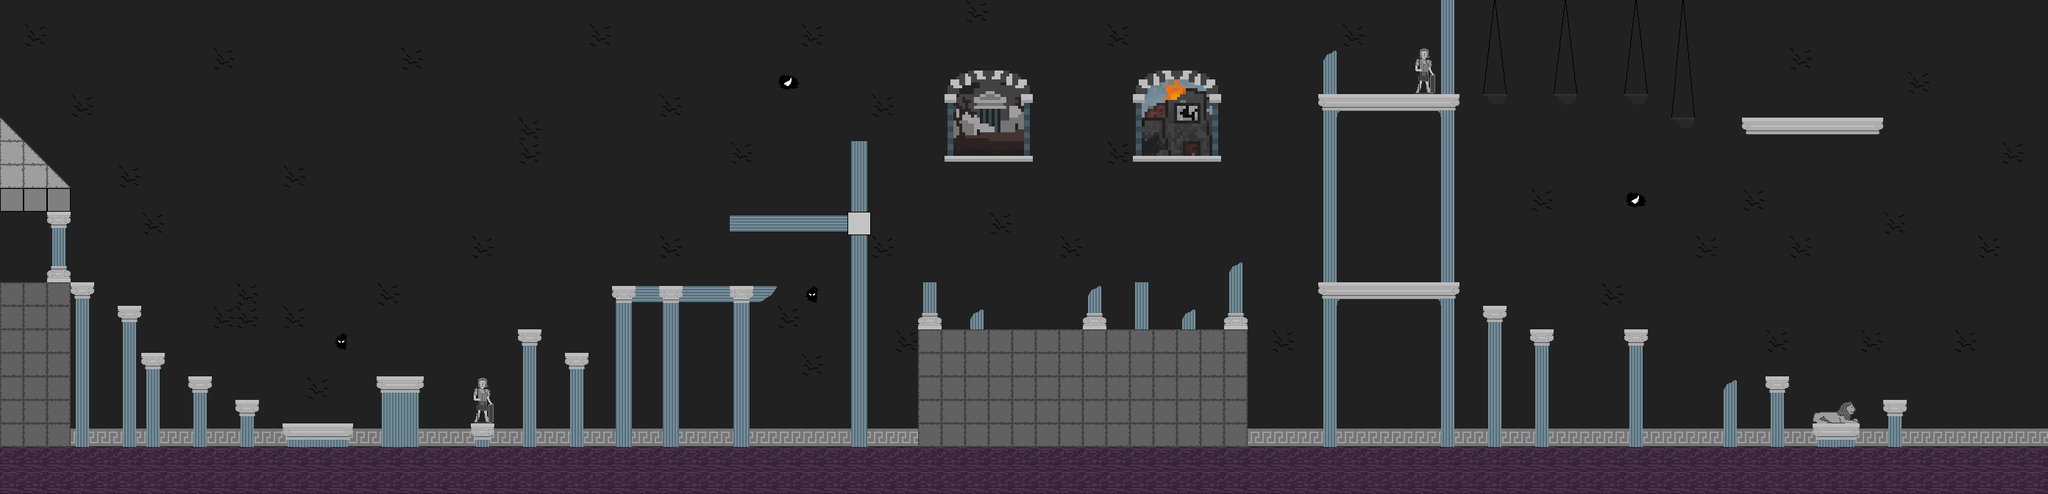

This is a level from a 2D game, rendered from its Tiled map with the project's own tilesets. A one-line summary and the map file follow, with tile-layer data summarised:
An orthogonal 87x21 tile map with 32x32 px tiles, 3 tile layers (AbsBack, Background, Foreground), 3 tilesets and 48 objects (2x ELEVATOR, me.LevelEntity, LAVA, PLAYER, CHECKPOINT).

<map version="1.2" tiledversion="1.3.1" orientation="orthogonal" renderorder="right-down" compressionlevel="0" width="87" height="21" tilewidth="32" tileheight="32" infinite="0" nextlayerid="7" nextobjectid="110">
 <tileset firstgid="1" source="level1_tileset.tsx" />
 <tileset firstgid="401" source="level2_tileset.tsx" />
 <tileset firstgid="801" source="level2_background_image.tsx" />
 <layer id="6" name="AbsBack" width="87" height="21">
  <data>[1827 cells, 1827 non-empty, 33 distinct tile ids]</data>
 </layer>
 <layer id="5" name="Background" width="87" height="21">
  <data>[1827 cells, 556 non-empty, 287 distinct tile ids]</data>
 </layer>
 <layer id="1" name="Foreground" width="87" height="21">
  <data>[1827 cells, 386 non-empty, 23 distinct tile ids]</data>
 </layer>
 <objectgroup id="3" name="collision">
  <object id="3" x="1792" y="384" width="192" height="32" />
  <object id="4" x="1792" y="128" width="192" height="32" />
  <object id="5" x="2016" y="128" width="32" height="32" />
  <object id="6" x="2112" y="128" width="32" height="32" />
  <object id="7" x="2208" y="128" width="32" height="32" />
  <object id="8" x="2272" y="160" width="32" height="32" />
  <object id="9" x="2368" y="160" width="192" height="32" />
  <object id="11" x="2560" y="544" width="32" height="32" />
  <object id="12" x="2464" y="576" width="64" height="32" />
  <object id="13" x="2400" y="512" width="32" height="32" />
  <object id="14" x="2208" y="448" width="32" height="32" />
  <object id="15" x="2016" y="416" width="32" height="32" />
  <object id="16" x="2080" y="448" width="32" height="32" />
  <object id="20" x="-8" y="0" width="8" height="608" />
  <object id="21" x="0" y="-8" width="2784" height="8" />
  <object id="22" x="2784" y="0" width="8" height="608" />
  <object id="24" x="1792" y="160" width="32" height="224" />
  <object id="27" x="2336" y="512" width="32" height="32" />
  <object id="28" x="1248" y="448" width="448" height="160" />
  <object id="29" x="1152" y="192" width="32" height="416" />
  <object id="30" x="992" y="288" width="160" height="32" />
  <object id="31" x="832" y="384" width="224" height="32" />
  <object id="32" x="832" y="416" width="32" height="192" />
  <object id="33" x="768" y="480" width="32" height="32" />
  <object id="34" x="704" y="448" width="32" height="32" />
  <object id="35" x="640" y="576" width="32" height="32" />
  <object id="36" x="512" y="512" width="64" height="32" />
  <object id="37" x="384" y="576" width="96" height="32" />
  <object id="38" x="320" y="544" width="32" height="32" />
  <object id="39" x="256" y="512" width="32" height="32" />
  <object id="40" x="192" y="480" width="32" height="32" />
  <object id="41" x="160" y="416" width="32" height="96" />
  <object id="42" x="96" y="384" width="32" height="32" />
  <object id="43" x="0" y="384" width="96" height="224" />
  <object id="44" x="0" y="256" width="96" height="32" />
  <object id="48" x="2592" y="0">
   <polygon points="0,0 0,8 -8,0" />
  </object>
  <object id="52" x="1248" y="384" width="32" height="64" />
  <object id="53" x="1319" y="448">
   <polygon points="0,0 0,-14 1,-16 2,-18 3,-19 4,-21 5,-22 7,-23 10,-24 12,-25 14,-27 17,-27 18,-26 18,0" />
  </object>
  <object id="54" x="1472" y="448">
   <polygon points="0,0 0,-32 7,-46 9,-50 12,-54 17,-56 21,-59 24,-59 25,-58 32,-32 32,0" />
  </object>
  <object id="57" x="1664" y="352" width="32" height="96" />
  <object id="58" x="1607" y="421" width="18" height="27" />
  <object id="59" x="1543" y="384" width="18" height="64" />
 </objectgroup>
 <objectgroup id="4" name="Entities">
  <object id="45" name="me.LevelEntity" x="32" y="288" width="32" height="96">
   <properties>
    <property name="duration" type="int" value="250" />
    <property name="to" value="hallway" />
   </properties>
  </object>
  <object id="46" name="elevatorEntity" type="ELEVATOR" x="2624" y="512" width="64" height="32">
   <properties>
    <property name="direction" value="up" />
    <property name="framewidth" type="int" value="64" />
    <property name="image" value="elevator" />
    <property name="maxY" type="int" value="512" />
    <property name="minY" type="int" value="128" />
   </properties>
  </object>
  <object id="51" name="elevatorEntity" type="ELEVATOR" x="1696" y="128" width="64" height="32">
   <properties>
    <property name="direction" value="left" />
    <property name="framewidth" type="int" value="64" />
    <property name="image" value="elevator" />
    <property name="maxX" type="int" value="1696" />
    <property name="minX" type="int" value="1168" />
   </properties>
  </object>
  <object id="107" name="lavaEntity" type="LAVA" x="0" y="608" width="2784" height="64" />
  <object id="109" name="mainPlayer" type="PLAYER" x="1960" y="160" width="32" height="48">
   <properties>
    <property name="framewidth" type="int" value="32" />
    <property name="image" value="player" />
   </properties>
  </object>
  <object id="108" name="checkPointEntity" type="CHECKPOINT" x="1856" y="64" width="32" height="64">
   <properties>
    <property name="image" value="brazier" />
    <property name="width" type="int" value="32" />
   </properties>
  </object>
 </objectgroup>
</map>
